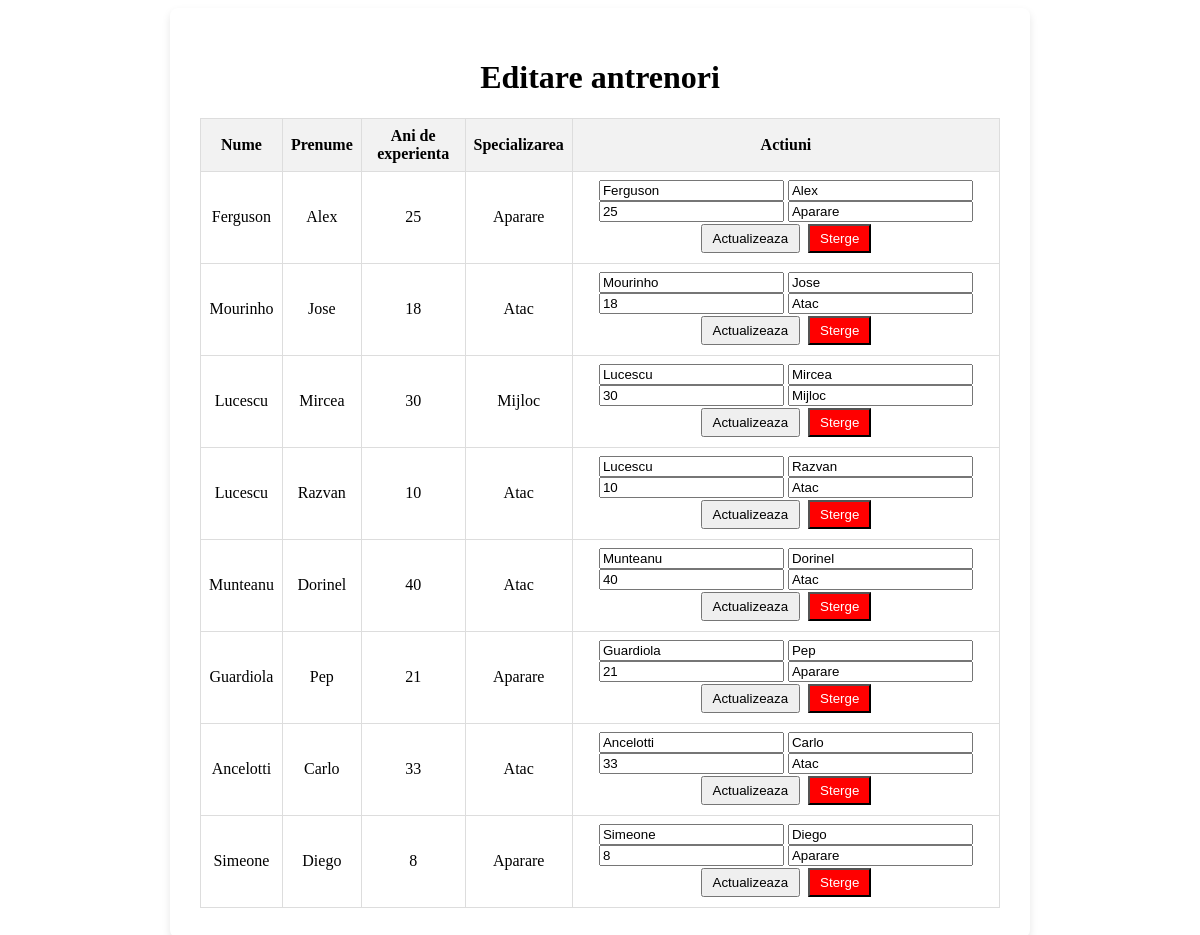
Screenshot of /editare_antrenori.php with the database file from the repository.
### tables this page shows
CREATE TABLE `antrenori` (
  `ID` int(11) NOT NULL,
  `Nume` text NOT NULL,
  `Prenume` text NOT NULL,
  `Ani de experienta` int(11) NOT NULL,
  `Specializarea` text NOT NULL
);

### editare_antrenori.php (the view, shortened to what this page needs)
<!DOCTYPE html>
<html lang="en">
<head>
</head>
<body>
    <div class="container">
        <h1>Editare antrenori</h1>
        <?php
        $conn = mysqli_connect("localhost", "root", "", "echipa de fotbal");
        $query = "SELECT * FROM antrenori";
        $result = mysqli_query($conn, $query);
        if (mysqli_num_rows($result) > 0) {
            echo '<table>
                    <tr>
                        <th>Nume</th>
                        <th>Prenume</th>
                        <th>Ani de experienta</th>
                        <th>Specializarea</th>
                        <th>Actiuni</th>
                    </tr>';
            while ($row = mysqli_fetch_assoc($result)) {
                echo '<tr>
                        <td>' . $row['Nume'] . '</td>
                        <td>' . $row['Prenume'] . '</td>
                        <td>' . $row['Ani de experienta'] . '</td>
                        <td>' . $row['Specializarea'] . '</td>
                        <td>
                            <form style="display:inline;" method="POST" action="editare_antrenori.php">
                                <input type="hidden" name="update_nume" value="' . $row['Nume'] . '">
                                <input type="hidden" name="update_prenume" value="' . $row['Prenume'] . '">
                                <input type="text" name="nume" value="' . $row['Nume'] . '" required>
                                <input type="text" name="prenume" value="' . $row['Prenume'] . '" required>
                                <input type="number" name="ani_experienta" value="' . $row['Ani de experienta'] . '" required>
                                <input type="text" name="specializare" value="' . $row['Specializarea'] . '" required>
                                <button type="submit">Actualizeaza</button>
                            </form>
                            <form style="display:inline;" method="POST" action="editare_antrenori.php">
                                <input type="hidden" name="delete_id" value="' . $row['Nume'] . '">
                                <button type="submit" style="background-color: red; color: white;">Sterge</button>
                            </form>
                        </td>
                    </tr>';
            }
            echo '</table>';
        } else {
            echo "<p>Nu exista antrenori in baza de date.</p>";
        }
        ?>
    </div>
</body>
</html>

### editare_antrenori.php (style rules this page uses)
.container { background-color: white; padding: 30px; border-radius: 8px; box-shadow: 0 4px 8px rgba(0, 0, 0, 0.1); width: 100%; max-width: 800px; text-align: center; margin: 0 auto; }
h1 { text-align: center; }
table { width: 100%; border-collapse: collapse; margin: 0 auto; }
th, td { border: 1px solid #ddd; padding: 8px; text-align: center; }
th { background-color: #f2f2f2; }
button { padding: 5px 10px; margin: 2px; cursor: pointer; }

### rows the page displays
antrenori: Nume "Ferguson", Prenume "Alex", Ani de experienta "25", Specializarea "Aparare", nume "Ferguson", prenume "Alex", ani_experienta "25", specializare "Aparare"
antrenori: Nume "Mourinho", Prenume "Jose", Ani de experienta "18", Specializarea "Atac", nume "Mourinho", prenume "Jose", ani_experienta "18", specializare "Atac"
antrenori: Nume "Lucescu", Prenume "Mircea", Ani de experienta "30", Specializarea "Mijloc", nume "Lucescu", prenume "Mircea", ani_experienta "30", specializare "Mijloc"
antrenori: Nume "Lucescu", Prenume "Razvan", Ani de experienta "10", Specializarea "Atac", nume "Lucescu", prenume "Razvan", ani_experienta "10", specializare "Atac"
antrenori: Nume "Munteanu", Prenume "Dorinel", Ani de experienta "40", Specializarea "Atac", nume "Munteanu", prenume "Dorinel", ani_experienta "40", specializare "Atac"
antrenori: Nume "Guardiola", Prenume "Pep", Ani de experienta "21", Specializarea "Aparare", nume "Guardiola", prenume "Pep", ani_experienta "21", specializare "Aparare"
antrenori: Nume "Ancelotti", Prenume "Carlo", Ani de experienta "33", Specializarea "Atac", nume "Ancelotti", prenume "Carlo", ani_experienta "33", specializare "Atac"
antrenori: Nume "Simeone", Prenume "Diego", Ani de experienta "8", Specializarea "Aparare", nume "Simeone", prenume "Diego", ani_experienta "8", specializare "Aparare"
